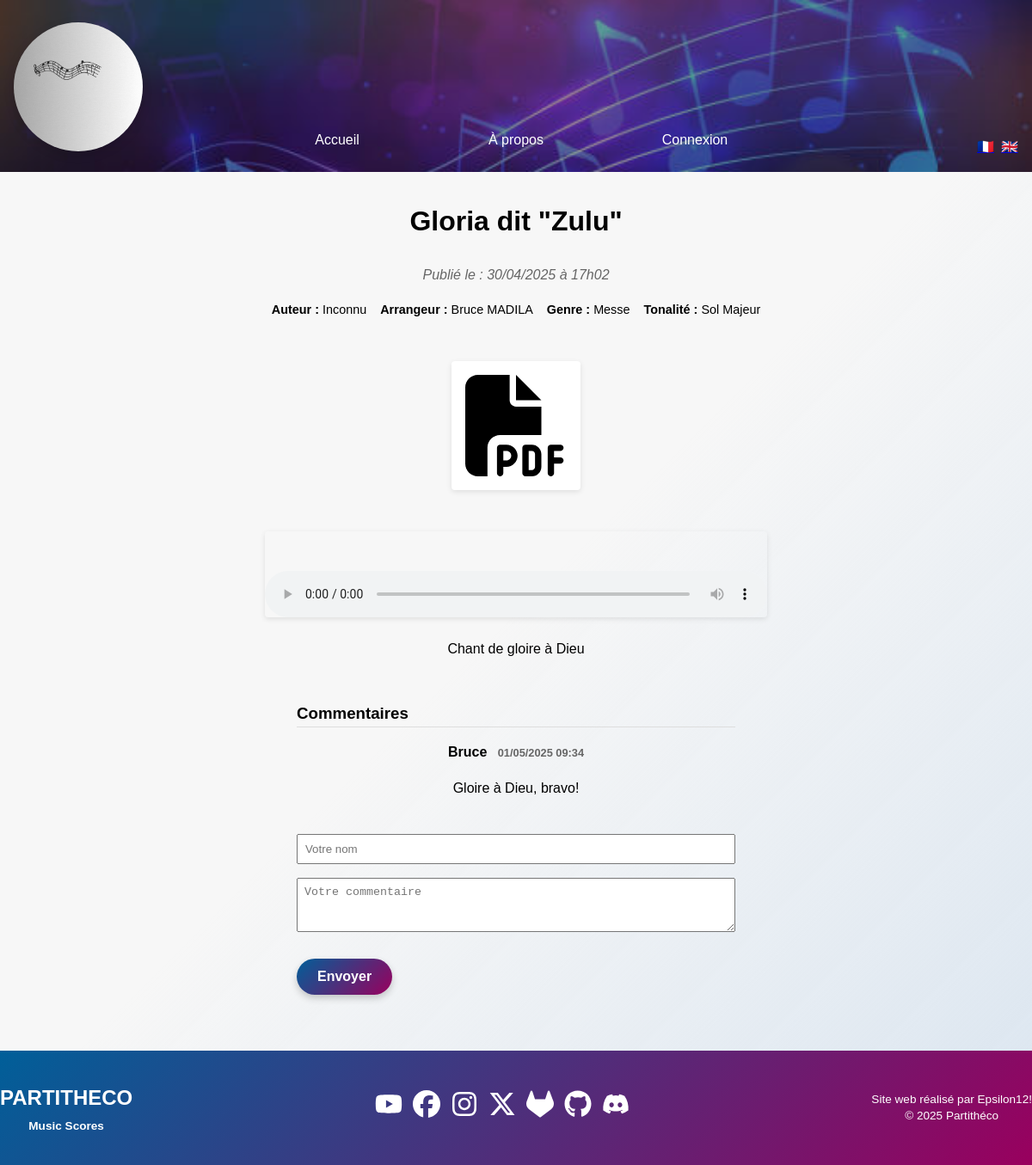
Page /project.php?id=6&lang=fr on the committed database.
### tables this page shows
CREATE TABLE projects (
                id INTEGER PRIMARY KEY AUTOINCREMENT,
                user_id INTEGER NOT NULL,
                title TEXT NOT NULL,
                description TEXT NOT NULL,
                thumbnail TEXT,
                date_publication DATETIME DEFAULT CURRENT_TIMESTAMP, media TEXT, author TEXT, arranger TEXT, genre TEXT, tonality TEXT,
                FOREIGN KEY(user_id) REFERENCES users(id)
            );

CREATE TABLE comments (
                    id          INTEGER PRIMARY KEY AUTOINCREMENT,
                    project_id  INTEGER NOT NULL,
                    author      TEXT NOT NULL,
                    content     TEXT NOT NULL,
                    created_at  DATETIME DEFAULT CURRENT_TIMESTAMP,
                    FOREIGN KEY(project_id) REFERENCES projects(id)
                );

### classes/Project.php (called while the page is built, shortened)
<?php
class Project {
    private PDO $pdo;
    public function __construct(PDO $pdo) {
        $this->pdo = $pdo;
    }
    public function getProjectById(int $id) {
        $stmt = $this->pdo->prepare("
            SELECT
              p.*,
              u.username AS publisher
            FROM projects p
            JOIN users    u ON p.user_id = u.id
            WHERE p.id = :id
        ");
        $stmt->bindValue(':id', $id, PDO::PARAM_INT);
        $stmt->execute();
        return $stmt->fetch(PDO::FETCH_ASSOC);
    }
}

### assets/locales/trad.php (called while the page is built, shortened)
<?php
$lang = $_SESSION['lang']
         ?? ($_COOKIE['lang'] ?? 'fr');
$transFile = __DIR__ . "/{$lang}.php";
$t = include $transFile;

### classes/Comment.php (called while the page is built, shortened)
<?php
class Comment {
  private PDO $pdo;
  public function __construct(PDO $pdo) { $this->pdo = $pdo; }
  public function getByProject(int $pid): array {
    $stmt = $this->pdo->prepare("
      SELECT * FROM comments
      WHERE project_id = :pid
      ORDER BY created_at DESC
    ");
    $stmt->execute([':pid'=>$pid]);
    return $stmt->fetchAll(PDO::FETCH_ASSOC);
  }
}

### project.php (the view, shortened to what this page needs)
<?php
require_once __DIR__ . '/assets/locales/trad.php';
require_once __DIR__ . '/classes/Project.php';
require_once __DIR__ . '/classes/Comment.php';
$db         = new Database();
$pdo        = $db->getPDO();
$projectObj = new Project($pdo);
$commentObj = new Comment($pdo);
$projectId = (int) $_GET['id'];
$project    = $projectObj->getProjectById($projectId);
$comments = $commentObj->getByProject($projectId);
include __DIR__ . '/includes/header.php';
include __DIR__ . '/includes/navbar.php';
?>
<main class="project-detail">
  <h1><?= htmlspecialchars($project['title'], ENT_NOQUOTES, 'UTF-8', false) ?></h1>
  <?php
    $dt        = new DateTime($project['date_publication']);
    $formatted = $dt->format('d/m/Y \à H\hi');
  ?>
  <p class="project-date">
    <?= htmlspecialchars($t['project']['published_on']) ?>
    <?= htmlspecialchars($formatted) ?>
  </p>
  <ul class="project-meta">
    <?php if ($project['author']):   ?>
      <li><strong><?= htmlspecialchars($t['project']['author']) ?></strong>
        <?= htmlspecialchars($project['author'])   ?>
      </li>
    <?php endif; ?>
    <?php if ($project['arranger']): ?>
      <li><strong><?= htmlspecialchars($t['project']['arranger']) ?></strong>
        <?= htmlspecialchars($project['arranger']) ?>
      </li>
    <?php endif; ?>
    <?php if ($project['genre']):    ?>
      <li><strong><?= htmlspecialchars($t['project']['genre']) ?></strong>
        <?= htmlspecialchars($project['genre'])    ?>
      </li>
    <?php endif; ?>
    <?php if ($project['tonality']): ?>
      <li><strong><?= htmlspecialchars($t['project']['tonality']) ?></strong>
        <?= htmlspecialchars($project['tonality']) ?>
      </li><?php endif; ?>
  </ul>
  <?php
    $thumb = $project['thumbnail'] ?? '';
    if ($thumb) {
        $ext = strtolower(pathinfo($thumb, PATHINFO_EXTENSION));
        $url = "assets/img/{$thumb}";
        if (in_array($ext, ['jpg','jpeg','png','gif'])): ?>
          <img
            src="<?= htmlspecialchars($url) ?>"
            alt="Image de <?= htmlspecialchars($project['title'], ENT_NOQUOTES, 'UTF-8', false) ?>"
            class="project-media">
        <?php elseif ($ext === 'pdf'): ?>
          <a href="<?= htmlspecialchars($url) ?>" target="_blank">
            <img
              src="assets/static/file-pdf-solid.svg"
              alt="PDF de <?= htmlspecialchars($project['title'], ENT_NOQUOTES, 'UTF-8', false) ?>"
              class="project-media pdf-icon">
          </a>
        <?php endif;
    }
  ?>
  <?php if (!empty($project['media'])):
    $mext = strtolower(pathinfo($project['media'], PATHINFO_EXTENSION));
    $murl = "assets/img/{$project['media']}";
    if (in_array($mext, ['mp4','webm','ogg'])): ?>
      <video class="project-media" controls preload="metadata">
        <source src="<?= htmlspecialchars($murl) ?>" type="video/<?= $mext ?>">
        Votre navigateur ne supporte pas la vidéo.
      </video>
    <?php elseif (in_array($mext, ['mp3','wav','oga','ogg'])): ?>
      <audio class="project-media" controls preload="metadata">
        <source src="<?= htmlspecialchars($murl) ?>" type="audio/<?= $mext ?>">
      </audio>
    <?php endif;
  endif; ?>
  <p><?= nl2br(htmlspecialchars($project['description'], ENT_NOQUOTES, 'UTF-8', false)) ?></p>
  <section id="commentsSection">
    <h3><?= htmlspecialchars($t['comments']['title']) ?></h3>
    <?php if (empty($comments)): ?>
      <p>Aucun commentaire pour le moment.</p>
    <?php else: ?>
      <?php foreach ($comments as $cm): ?>
        <div class="comment-item">
          <p class="author">
            <?= htmlspecialchars($cm['author']) ?>
            <span class="date">
              <?= (new DateTime($cm['created_at']))->format('d/m/Y H:i') ?>
            </span>
          </p>
          <p class="content"><?= nl2br(htmlspecialchars($cm['content'], ENT_NOQUOTES, 'UTF-8', false)) ?></p>
        </div>
      <?php endforeach; ?>
    <?php endif; ?>
    <form method="post" novalidate class="comment-form">
      <input
        type="text"
        name="comment_author"
        placeholder="Votre nom"
        required>
      <textarea
        name="comment_content"
        rows="3"
        placeholder="Votre commentaire"
        required></textarea>
      <button name="comment_submit" type="submit">
        <?= htmlspecialchars($t['comments']['submit']) ?>
      </button>
    </form>
  </section>
</main>
<?php include __DIR__ . '/includes/footer.php'; ?>

### assets/css/base.css (style rules this page uses)
:root { --primary-light: #005f99; --text-action: #99005E; --background: #f4f4f4; --font-family: Arial, sans-serif; }
*, *::before, *::after { box-sizing: border-box; margin: 0; padding: 0; }
html, body { height: 100%; }
body { display: flex; flex-direction: column; min-height: 100vh; font-family: var(--font-family); background-color: var(--background); line-height: 1.6; }
main { flex: 1; position: relative; z-index: 0; }
main { background: linear-gradient( 135deg, rgba(255, 255, 255, 0.272) 50%, rgba(220,230,240,0.95) 100% ); }

### assets/css/buttons.css (style rules this page uses)
.btn-primary, .btn-load-more, .newsletter-form button, .comment-form button, .form-btn, #backToTop { display: inline-flex; align-items: center; justify-content: center; gap: 0.5rem; padding: 0.75rem 1.5rem; background: linear-gradient( 135deg, var(--primary-light) 0%, var(--text-action) 100% ); color: #fff; font-weight: 600; font-size: 1rem; border: none; border-radius: 2rem; box-shadow: 0 4px 8px rgba(0,0,0,0.2); cursor: pointer; transition: transform 0.2s ease, box-shadow 0.2s ease, background 0.3s ease; text-decoration: none; }

### assets/css/projects.css (style rules this page uses)
.pdf-icon { display:block; width:150px; margin:1rem auto; object-fit:contain; background:#fff; padding:1rem; border-radius:4px; }
.project-media { display: block; margin: 1.5rem auto; width: auto; max-width: 500px; height: auto; border-radius: 4px; box-shadow: 0 2px 6px rgba(0,0,0,0.1); }

### assets/css/project-detail.css (style rules this page uses)
.project-detail { display:flex; flex-direction:column; align-items:center; padding:2rem 1rem; opacity:0; transform:translateY(20px); animation:fadeInUp .6s ease-out forwards; }
.project-detail h1 { text-align:center; margin-bottom:1rem; max-width:800px; animation-delay:.2s; }
.project-date { font-style:italic; color:#666; text-align:center; margin:.5rem 0 1.5rem; }
.project-meta { display:flex; gap:1rem; list-style:none; margin-bottom:1.5rem; padding:0; flex-wrap: wrap; justify-content: center; }
.project-meta li { font-size:.9rem; }
.project-media { display: block; margin: 1.5rem auto; width: 50%; max-width: 100%; max-height: 400px; height: auto; border-radius: 4px; box-shadow: 0 2px 6px rgba(0,0,0,0.1); }
.project-detail p { text-align:center; max-width:800px; margin-bottom:1rem; animation-delay:.6s; }
audio.project-media, video.project-media { height: auto; min-height: 100px; display: block; width: 50%; max-width: 100%; margin: 1.5rem auto; box-shadow: 0 2px 6px rgba(0,0,0,0.1); opacity: 1 ; transform: none; animation: none; }
.project-detail .pdf-icon { width: 150px; }

### assets/css/comments.css (style rules this page uses)
#commentsSection { max-width: 600px; margin: 2rem auto; }
.comment-form input, .comment-form textarea { width: 100%; padding: 0.5rem; margin: 0.5rem 0; box-sizing: border-box; }
.comment-form button { margin-top: 1rem; }
.comment-item { border-top: 1px solid #ddd; padding: 1rem 0; }
.comment-item .author { font-weight: bold; }
.comment-item .date { font-size: 0.8rem; color: #666; margin-left: 0.5rem; }

### rows in the picture
projects: title "Gloria dit \"Zulu\"", date_publication "30/04/2025 à 17h02", author "Inconnu", arranger "Bruce MADILA", genre "Messe", tonality "Sol Majeur", description "Chant de gloire à Dieu"
comments: author "Bruce", created_at "01/05/2025 09:34", content "Gloire à Dieu, bravo!"

### other values in the picture
$t['nav']['home'] "Accueil"
$t['nav']['about'] "À propos"
$t['nav']['login'] "Connexion"
$t['project']['published_on'] "Publié le :"
$t['project']['author'] "Auteur :"
$t['project']['arranger'] "Arrangeur :"
$t['project']['genre'] "Genre :"
$t['project']['tonality'] "Tonalité :"
$t['comments']['title'] "Commentaires"
$t['comments']['submit'] "Envoyer"
$t['footer']['credits'] "Site web réalisé par Epsilon12!"
